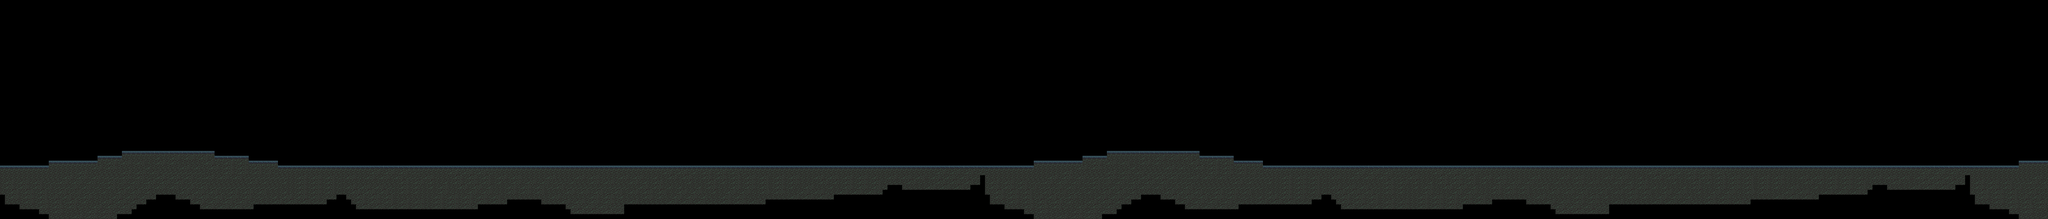

This game map was drawn from its Tiled (.tmx) file and the tilesets committed beside it. A one-line description and the trimmed map source follow:
An orthogonal 420x45 tile map with 16x16 px tiles, 2 tile layers (world, below-player), 2 tilesets.

<map version="1.10" tiledversion="1.10.2" orientation="orthogonal" renderorder="right-down" width="420" height="45" tilewidth="16" tileheight="16" infinite="0" nextlayerid="4" nextobjectid="1">
 <editorsettings>
  <export target="../luisance-map/map-luisance.json" format="json" />
 </editorsettings>
 <tileset firstgid="1" name="tileset" tilewidth="16" tileheight="16" tilecount="198" columns="18">
  <image source="../images/tileset.png" width="288" height="176" />
 </tileset>
 <tileset firstgid="199" name="tileset_final" tilewidth="16" tileheight="16" tilecount="198" columns="18">
  <image source="../images/tileset_final.png" width="288" height="176" />
 </tileset>
 <layer id="3" name="world" width="420" height="45">
  <data>[18900 cells, 3548 non-empty, 20 distinct tile ids]</data>
 </layer>
 <layer id="2" name="below-player" width="420" height="45">
  <data>[18900 cells, 0 non-empty, 0 distinct tile ids]</data>
 </layer>
</map>
